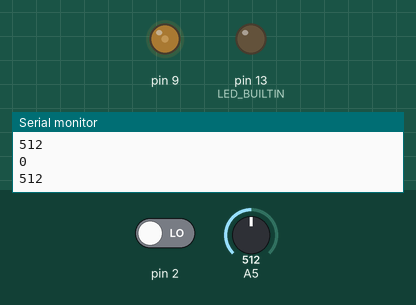
The sketch below on a simulated Arduino Uno, built with avr-gcc and run on an emulated ATmega328P. On the bench: output pins drawn as LEDs (lit = HIGH), the last lines printed to the serial monitor. Inputs (shaded band) come from the test bench; at power-on: pin 2 LOW, A5 = 512.

Above: at 1.2 s.
1.3 s: pin 2 driven HIGH
At 2.1 s:
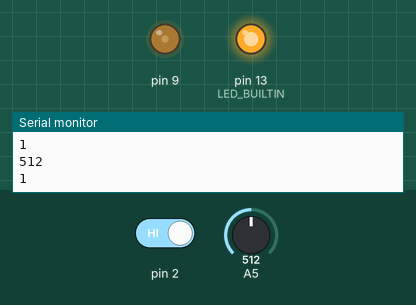
2.8 s: pin 2 driven LOW
At 4.2 s:
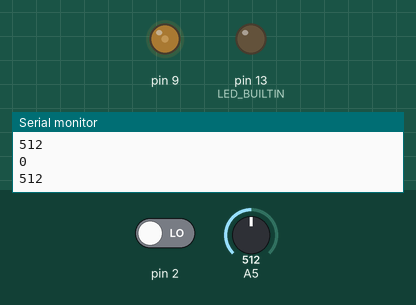
Timing chart, 0 to 5.8 s (numbered marks = the images above; inputs shaded):
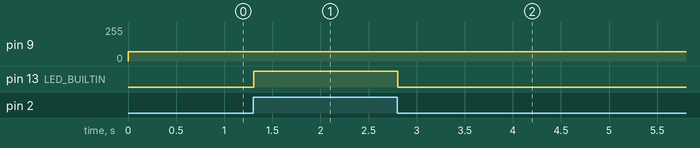

Measured:
- after the input at 1.3 s, pin 13 (LED_BUILTIN): LOW → HIGH at once
- after the input at 2.8 s, pin 13 (LED_BUILTIN): HIGH → LOW at once

The sketch:

SOIL-MOISTURE-SENSOR.INO
```cpp
int WATER = 0;

int analog = 0;

void setup()
{
  pinMode(2, INPUT);
  pinMode(A5, INPUT);
  pinMode(9,OUTPUT);
  Serial.begin(9600);
  pinMode(LED_BUILTIN, OUTPUT);
}

void loop()
{
  WATER = digitalRead(2);
  analog = analogRead(A5);
  analogWrite(9,70);
  Serial.println(WATER);
  Serial.println(analog);
  if (WATER < 1) {
    digitalWrite(LED_BUILTIN, LOW);
  } else {
    digitalWrite(LED_BUILTIN, HIGH);
  }
  delay(10); // Delay a little bit to improve simulation performance
}
```
